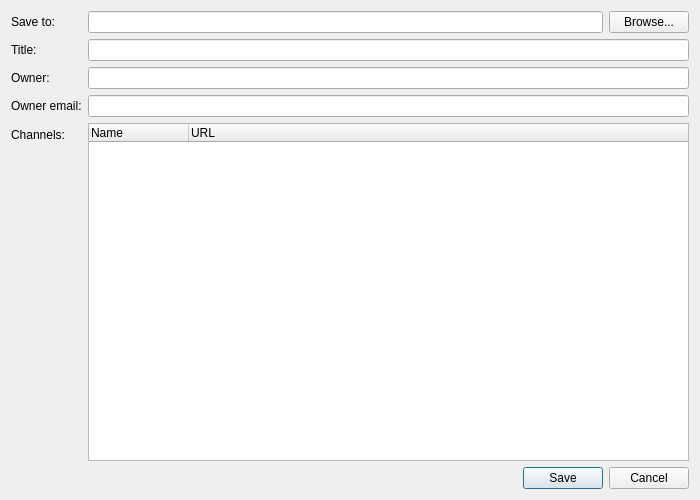
<?xml version="1.0" encoding="UTF-8"?>
<ui version="4.0">
 <class>Export</class>
 <widget class="QDialog" name="Export">
  <property name="geometry">
   <rect>
    <x>0</x>
    <y>0</y>
    <width>700</width>
    <height>500</height>
   </rect>
  </property>
  <property name="windowTitle">
   <string>This string is overridden in the source code</string>
  </property>
  <layout class="QVBoxLayout" name="verticalLayout">
   <item>
    <layout class="QFormLayout" name="formLayout">
     <property name="fieldGrowthPolicy">
      <enum>QFormLayout::AllNonFixedFieldsGrow</enum>
     </property>
     <item row="0" column="0">
      <widget class="QLabel" name="label">
       <property name="text">
        <string>Save to:</string>
       </property>
      </widget>
     </item>
     <item row="0" column="1">
      <layout class="QHBoxLayout" name="horizontalLayout">
       <item>
        <widget class="QLineEdit" name="File_"/>
       </item>
       <item>
        <widget class="QPushButton" name="Browse_">
         <property name="text">
          <string>Browse...</string>
         </property>
         <property name="icon">
          <iconset theme="folder"/>
         </property>
        </widget>
       </item>
      </layout>
     </item>
     <item row="1" column="0">
      <widget class="QLabel" name="label_2">
       <property name="text">
        <string>Title:</string>
       </property>
      </widget>
     </item>
     <item row="2" column="0">
      <widget class="QLabel" name="label_3">
       <property name="text">
        <string>Owner:</string>
       </property>
      </widget>
     </item>
     <item row="3" column="0">
      <widget class="QLabel" name="label_4">
       <property name="text">
        <string>Owner email:</string>
       </property>
      </widget>
     </item>
     <item row="4" column="0">
      <widget class="QLabel" name="label_5">
       <property name="text">
        <string>Channels:</string>
       </property>
      </widget>
     </item>
     <item row="1" column="1">
      <widget class="QLineEdit" name="Title_">
       <property name="clearButtonEnabled">
        <bool>true</bool>
       </property>
      </widget>
     </item>
     <item row="2" column="1">
      <widget class="QLineEdit" name="Owner_">
       <property name="clearButtonEnabled">
        <bool>true</bool>
       </property>
      </widget>
     </item>
     <item row="3" column="1">
      <widget class="QLineEdit" name="OwnerEmail_">
       <property name="clearButtonEnabled">
        <bool>true</bool>
       </property>
      </widget>
     </item>
     <item row="4" column="1">
      <widget class="QTreeWidget" name="Channels_">
       <column>
        <property name="text">
         <string>Name</string>
        </property>
       </column>
       <column>
        <property name="text">
         <string>URL</string>
        </property>
       </column>
      </widget>
     </item>
    </layout>
   </item>
   <item>
    <widget class="QDialogButtonBox" name="ButtonBox_">
     <property name="orientation">
      <enum>Qt::Horizontal</enum>
     </property>
     <property name="standardButtons">
      <set>QDialogButtonBox::Cancel|QDialogButtonBox::Save</set>
     </property>
    </widget>
   </item>
  </layout>
 </widget>
 <resources/>
 <connections>
  <connection>
   <sender>ButtonBox_</sender>
   <signal>accepted()</signal>
   <receiver>Export</receiver>
   <slot>accept()</slot>
   <hints>
    <hint type="sourcelabel">
     <x>248</x>
     <y>254</y>
    </hint>
    <hint type="destinationlabel">
     <x>157</x>
     <y>274</y>
    </hint>
   </hints>
  </connection>
  <connection>
   <sender>ButtonBox_</sender>
   <signal>rejected()</signal>
   <receiver>Export</receiver>
   <slot>reject()</slot>
   <hints>
    <hint type="sourcelabel">
     <x>316</x>
     <y>260</y>
    </hint>
    <hint type="destinationlabel">
     <x>286</x>
     <y>274</y>
    </hint>
   </hints>
  </connection>
 </connections>
</ui>
